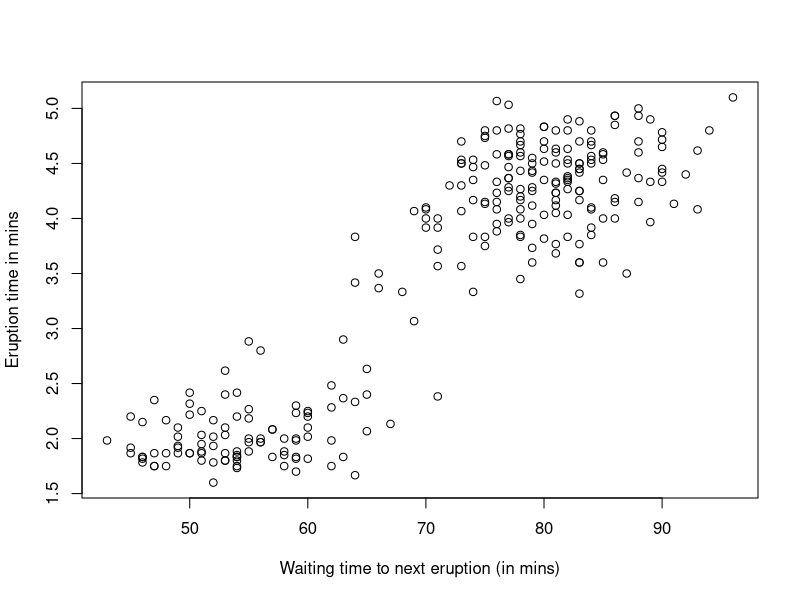

Write the R code that produced this figure.
# Title     : TODO
# Objective : TODO
# Created by: tin
# Created on: 31. 03. 2021.

data(faithful)
summary(faithful)

plot(faithful$waiting,faithful$eruptions, ylab = "Eruption time in mins", xlab = "Waiting time to next eruption (in mins)")
